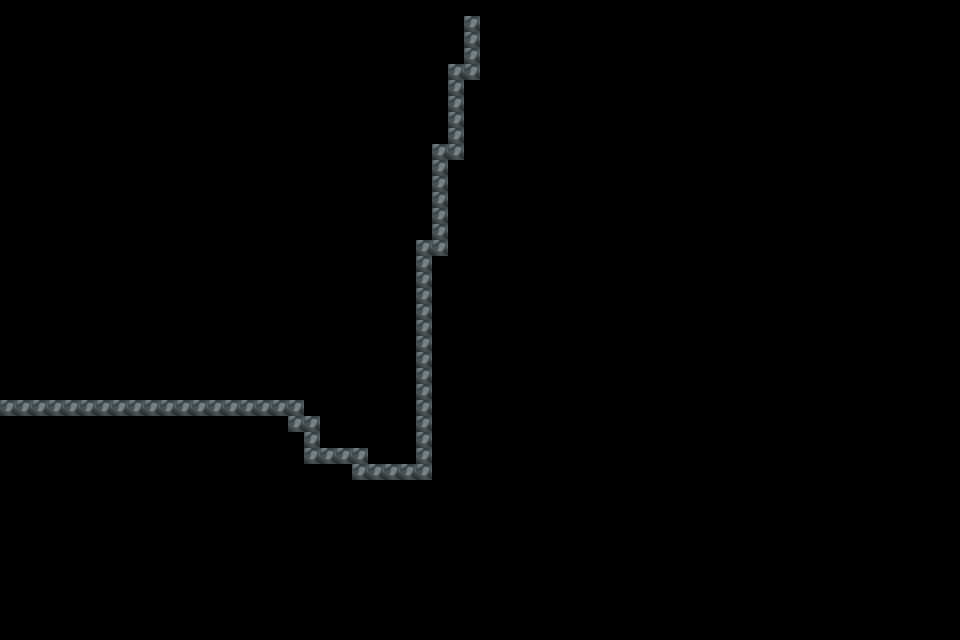

Below is a game level as drawn by its tile map, then a one-line description and the .tmx that defines it (tile-layer data replaced by summaries):
An orthogonal 60x40 tile map with 16x16 px tiles, 1 tile layer (layer01).

<map version="1.0" orientation="orthogonal" renderorder="right-down" width="60" height="40" tilewidth="16" tileheight="16" nextobjectid="1">
 <tileset firstgid="1" name="15_2_002_4_100" tilewidth="16" tileheight="16">
  <image source="15_2_002_4_100.png" width="128" height="128" />
  <tile id="39">
   <properties>
    <property name="body" value="true" />
   </properties>
  </tile>
 </tileset>
 <layer name="layer01" width="60" height="40">
  <data>[2400 cells, 2400 non-empty, 2 distinct tile ids]</data>
 </layer>
</map>
